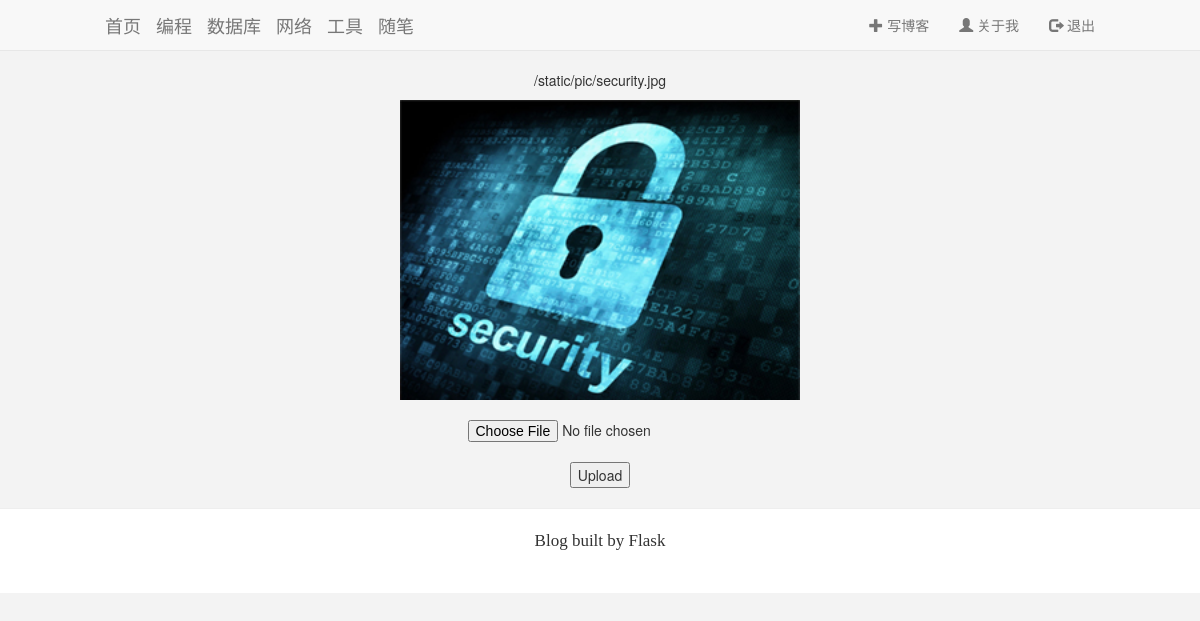
/uploaded_file/13 (signed in), run on the app's committed database.
### app/models.py (models this page shows)
class Post(db.Model):
    __tablename__ = 'posts'
    id = db.Column(db.Integer, primary_key=True)
    head_pic = db.Column(db.Text, default='/static/pic/test3.jpg')
    body_pic = db.Column(db.Text)
    title = db.Column(db.Text)
    body = db.Column(db.Text)
    abstract = db.Column(db.Text)
    tag = db.Column(db.Text)
    timestamp = db.Column(db.DateTime, index=True, default=datetime.utcnow)
    comments = db.relationship('Comment', backref='role')
    is_active = db.Column(db.Boolean, default=True)

### app/main/view.py (the view, shortened to what this page needs)
@main.route('/uploaded_file/<id>', methods=['GET', 'POST'])
@login_required
def uploaded_file(id):
    post = Post.query.filter_by(id=id).first()
    p = post.head_pic
    return render_template('theme_pic.html', filenam=p, id=id)

### app/main/view.py (called while the page is built)
@login_manager.user_loader
def load_user(user_id):
    return Admin.query.get(int(user_id))

### app/templates/theme_pic.html (shortened to what this page needs)
<!DOCTYPE html>
{% extends "base.html" %}
{% block body %}
<body>
<div class="container">
    <div class="row" align="center">
        <p>{{ filenam }}</p>
        <img src= "{{ filenam }}" width="400" height="300"><br><br>
        <form action="" method=post enctype=multipart/form-data>
             <input type=file name=file><br>
             <input type=submit value=Upload>
        </form>
    </div>
</div>
</body>
{% endblock %}

### app/static/css/customization.css (style rules this page uses)
body { padding-top: 70px; background-color: #f3f3f3; }
.container { padding-right: 90px; padding-left: 90px; margin-right: auto; margin-left: auto; }

### data on the page
Post: head_pic "/static/pic/security.jpg", head_pic (picture)
